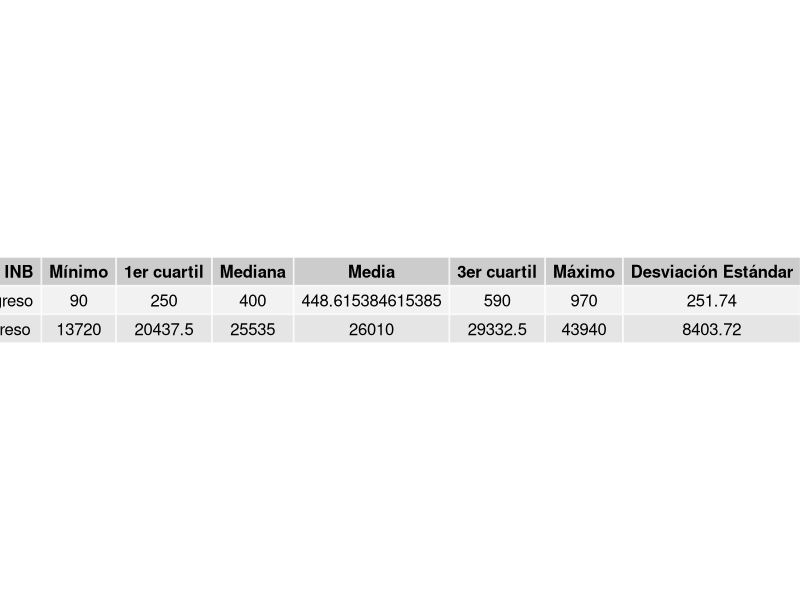
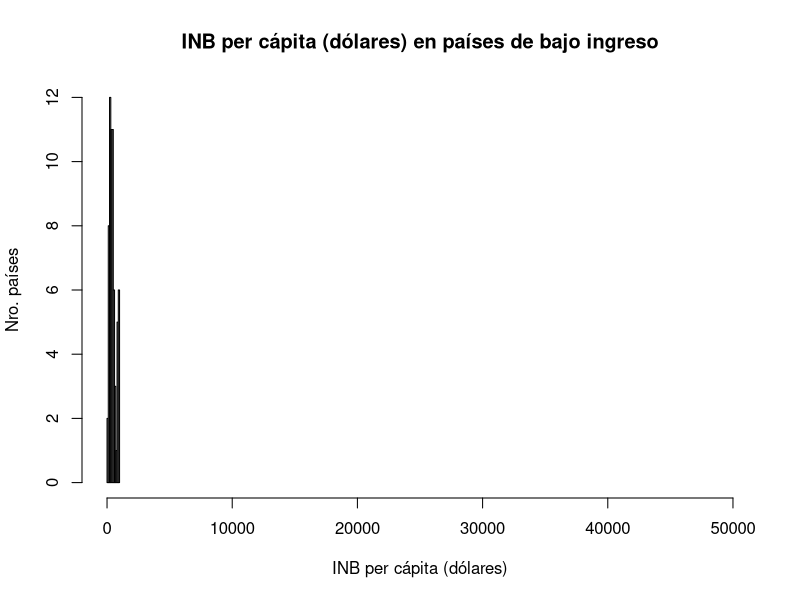
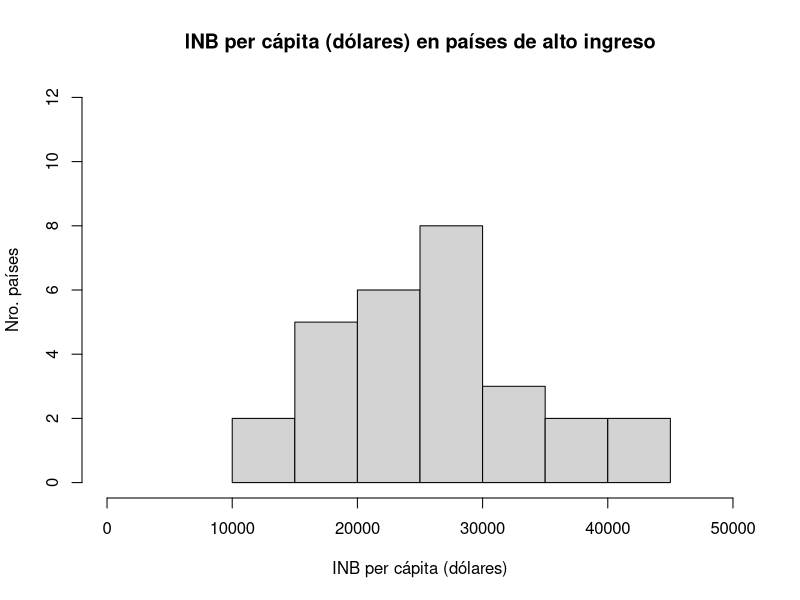

The R script that drew these images, in order:
# 	
#		ESTADISTICA PARA INGENIEROS - PROYECTO 1
#
#		ACTIVIDAD 3
#
#			Comparación mediante estudio de distribución de la variable "INB per capita (dolares)"
#			entre los países de bajo ingreso y los países de alto ingreso.
#
#		AUTORES:
#			- Jose Acevedo 13-10006
#			- Pablo Betancourt 13-10147

library(gridExtra)

datosUnicef <- read.csv2("Unicef.csv", fileEncoding="latin1", check.names=FALSE)

# Extracción de datos
paisesBajoIngreso <- subset(datosUnicef, datosUnicef$"INB per capita (dolares)"<1035)
paisesAltoIngreso <- subset(datosUnicef, datosUnicef$"INB per capita (dolares)">12616)

# Datos de distribución de INB en países de bajo ingreso.
INBbajoIngreso <- as.numeric(unlist(paisesBajoIngreso["INB per capita (dolares)"]))
INBbajoIngresoDatos<-summary(INBbajoIngreso)
rango <- max(INBbajoIngreso) - min(INBbajoIngreso)
INBbajoIngresoDatos <- c("Bajo Ingreso",INBbajoIngresoDatos, round(sd(INBbajoIngreso), digits=2), rango)

# Datos de distribución de INB en países de alto ingreso.
INBaltoIngreso <- as.numeric(unlist(paisesAltoIngreso["INB per capita (dolares)"]))
INBaltoIngresoDatos<-summary(INBaltoIngreso)
rango <- max(INBaltoIngreso) - min(INBaltoIngreso)
INBaltoIngresoDatos <- c("Alto Ingreso",INBaltoIngresoDatos, round(sd(INBaltoIngreso), digits=2), rango)

# Tabla de comparación entre INB de países de bajo ingreso y países de alto ingreso.
datos <- c(INBbajoIngresoDatos, INBaltoIngresoDatos)
tabla <- matrix(datos, ncol=9, byrow=TRUE)
colnames(tabla) <- c("Tipo de INB","Mínimo","1er cuartil","Mediana","Media","3er cuartil","Máximo","Desviación Estándar","Rango")
tabla <- as.table(tabla)
row.names(tabla)=NULL
jpeg("A3_Tabla4_INBperCapita.jpeg",height=200,width=800)
grid.table(tabla)

# Histograma para países de bajo ingreso
jpeg("A3_Histograma13_INBperCapita_BajoIngreso.jpeg")
hist(INBbajoIngreso,
	main="INB per cápita (dólares) en países de bajo ingreso",
	xlab="INB per cápita (dólares)",
	ylab="Nro. países",
	xlim=c(0,50000),
	ylim=c(0,12)
)

# Histograma para países de alto ingreso
jpeg("A3_Histograma14_INBperCapita_AltoIngreso.jpeg")
hist(INBaltoIngreso,
	main="INB per cápita (dólares) en países de alto ingreso",
	xlab="INB per cápita (dólares)",
	ylab="Nro. países",
	xlim=c(0,50000),
	ylim=c(0,12)
)